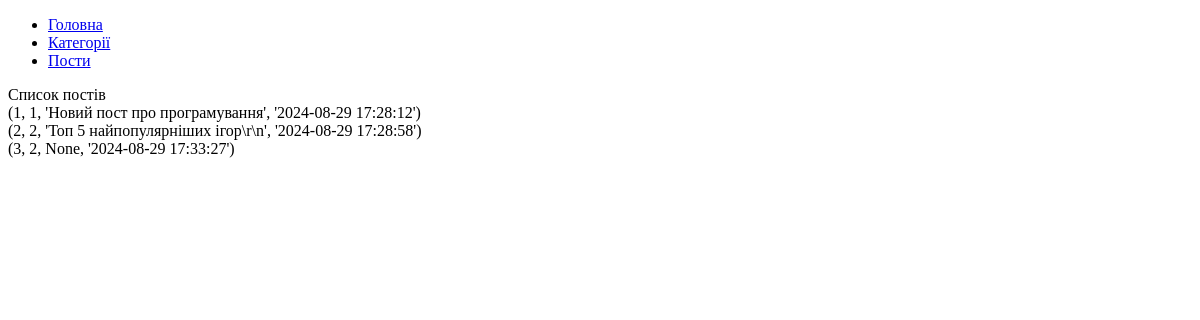
Page /posts on the earlier database version.
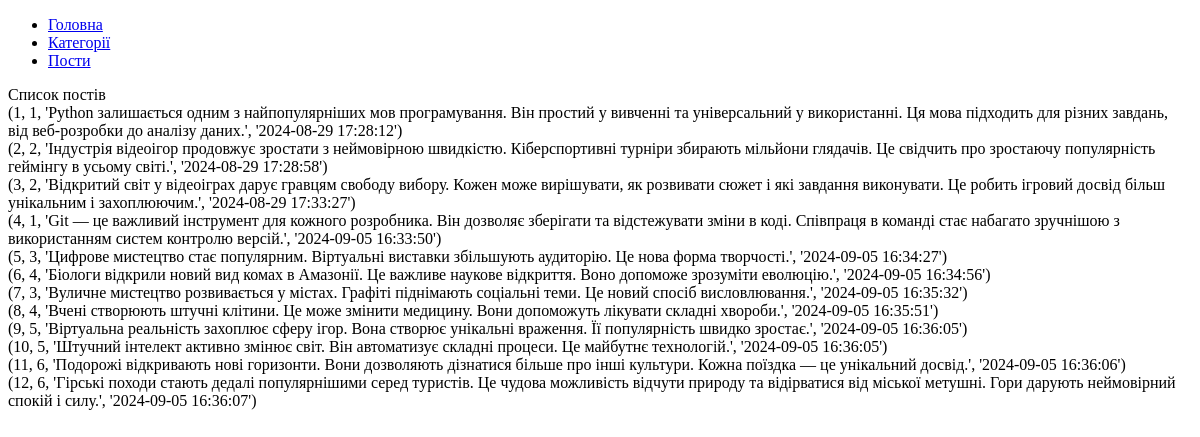
Same page on the later database version.
### tables this page shows
CREATE TABLE post (
    post_id INTEGER PRIMARY KEY AUTOINCREMENT,
    category_id INTEGER,
    text TEXT,
    datetime TEXT DEFAULT CURRENT_TIMESTAMP,
    FOREIGN KEY(category_id) REFERENCES category(category_id)
);

### main.py (the view)
@app.route("/posts")
def post_list():
    return render_template("post_list.html",
                            post_list=db.getPosts())

### db.py (called while the page is built)
def open():
    global conn, cursor
    conn = sqlite3.connect(db_name)
    cursor = conn.cursor()

def close():
    cursor.close()
    conn.close()

def getPosts():
    open()
    cursor.execute("SELECT * FROM post")
    res = cursor.fetchall()
    close()
    return res

### templates/post_list.html
{% extends 'base.html' %}
{% block content %}
    Список постів
    {% for p in post_list %}
    <div>
        {{p}}
    </div>
    {%endfor%}
{% endblock %}

### templates/base.html (shortened to what this page needs)
<!DOCTYPE html>
<html lang="en">
<head>
</head>
<body>
    {% include 'menu.html' %}
    {% block content %}
    {% endblock %}
</body>
</html>

### templates/menu.html
<nav>
    <ul>
        <li>
            <a href="/">
                Головна
            </a>
        </li>
        <li>
            <a href="/categories">
            Категорії
            </a>
        </li>
        <li>
            <a href="/posts">
                Пости
            </a>
        </li>
    </ul>
</nav>

Differences in the rows shown:
changed post (number 1 of 12 on the later page): p "(1, 1, 'Новий пост про програмування', '2024-08-29 17:28:12')" → "(1, 1, 'Python залишається одним з найпопулярніших мов програмування. Він простий у вивченні та універсальний у використанні. Ця мова підходить для різних завдань, від веб-розробки до аналізу даних.', '2024-08-29 17:28:12')"
changed post (number 2 of 12 on the later page): p "(2, 2, 'Топ 5 найпопулярніших ігор\\r\\n', '2024-08-29 17:28:58')" → "(2, 2, 'Індустрія відеоігор продовжує зростати з неймовірною швидкістю. Кіберспортивні турніри збирають мільйони глядачів. Це свідчить про зростаючу популярність геймінгу в усьому світі.', '2024-08-29 17:28:58')"
changed post (number 3 of 12 on the later page): p "(3, 2, None, '2024-08-29 17:33:27')" → "(3, 2, 'Відкритий світ у відеоіграх дарує гравцям свободу вибору. Кожен може вирішувати, як розвивати сюжет і які завдання виконувати. Це робить ігровий досвід більш унікальним і захоплюючим.', '2024-08-29 17:33:27')"
added post: p "(4, 1, 'Git — це важливий інструмент для кожного розробника. Він дозволяє зберігати та відстежувати зміни в коді. Співпраця в команді стає набагато зручнішою з використанням систем контролю версій.', '2024-09-05 16:33:50')"
added post: p "(5, 3, 'Цифрове мистецтво стає популярним. Віртуальні виставки збільшують аудиторію. Це нова форма творчості.', '2024-09-05 16:34:27')"
added post: p "(6, 4, 'Біологи відкрили новий вид комах в Амазонії. Це важливе наукове відкриття. Воно допоможе зрозуміти еволюцію.', '2024-09-05 16:34:56')"
added post: p "(7, 3, 'Вуличне мистецтво розвивається у містах. Графіті піднімають соціальні теми. Це новий спосіб висловлювання.', '2024-09-05 16:35:32')"
added post: p "(8, 4, 'Вчені створюють штучні клітини. Це може змінити медицину. Вони допоможуть лікувати складні хвороби.', '2024-09-05 16:35:51')"
added post: p "(9, 5, 'Віртуальна реальність захоплює сферу ігор. Вона створює унікальні враження. Її популярність швидко зростає.', '2024-09-05 16:36:05')"
added post: p "(10, 5, 'Штучний інтелект активно змінює світ. Він автоматизує складні процеси. Це майбутнє технологій.', '2024-09-05 16:36:05')"
added post: p "(11, 6, 'Подорожі відкривають нові горизонти. Вони дозволяють дізнатися більше про інші культури. Кожна поїздка — це унікальний досвід.', '2024-09-05 16:36:06')"
added post: p "(12, 6, 'Гірські походи стають дедалі популярнішими серед туристів. Це чудова можливість відчути природу та відірватися від міської метушні. Гори дарують неймовірний спокій і силу.', '2024-09-05 16:36:07')"
